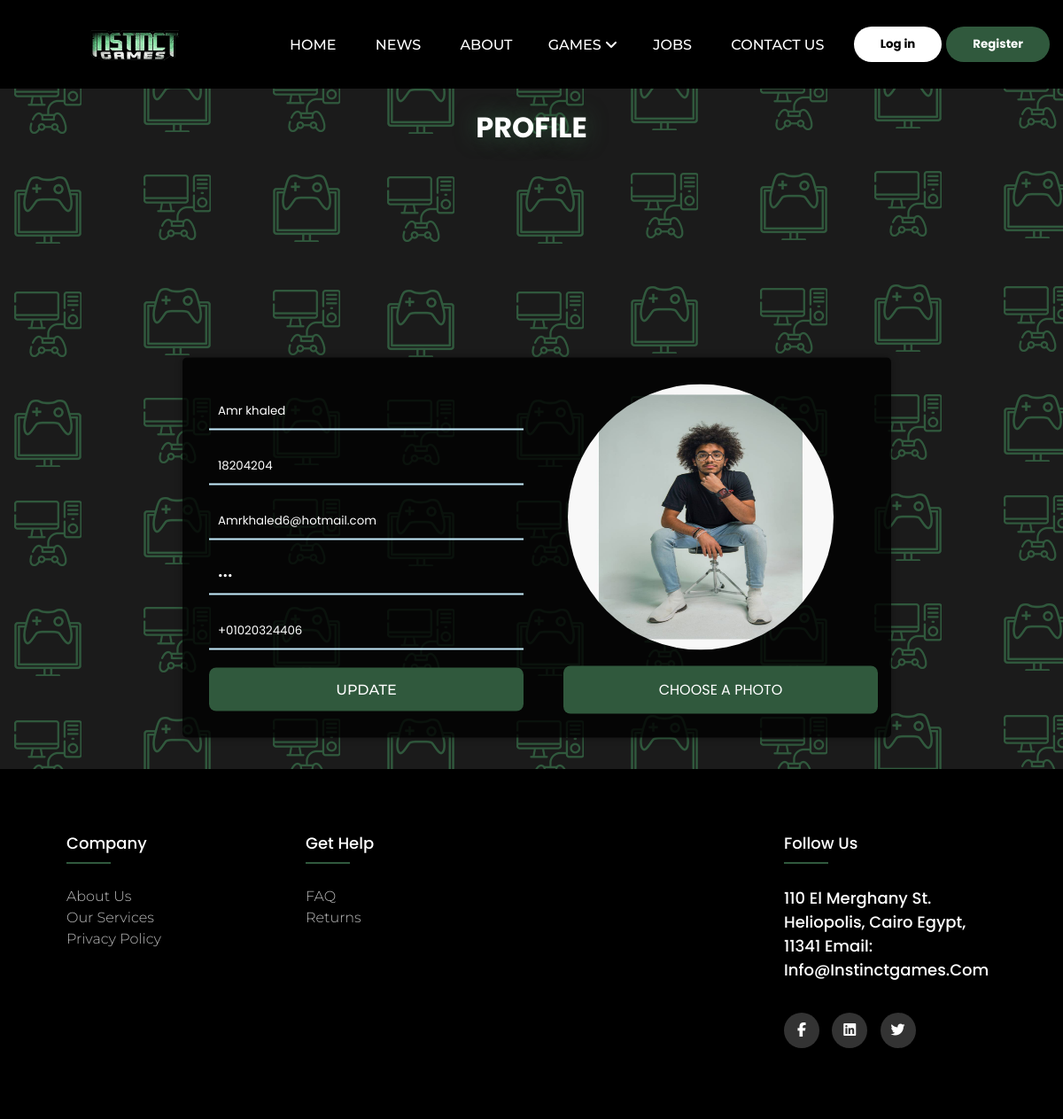
The app's page /MyProfile.php?id=1, older data.
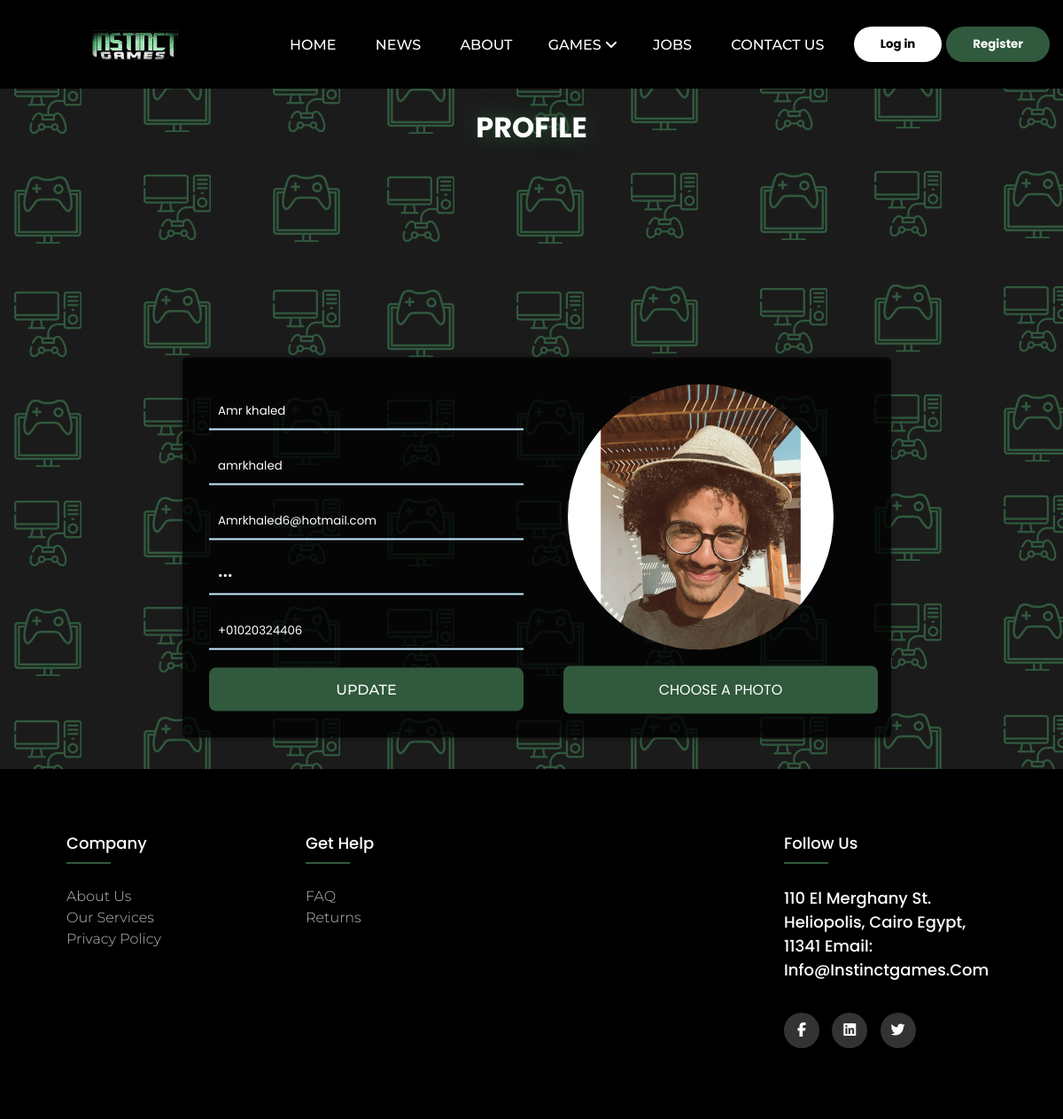
The same page, newer data.
### tables this page shows
CREATE TABLE `users` (
  `id` int(11) UNSIGNED NOT NULL,
  `user_name` text NOT NULL,
  `name` text NOT NULL,
  `email` text NOT NULL,
  `password` text NOT NULL,
  `phone` text NOT NULL,
  `image` text NOT NULL
);

### classes/User.php (called while the page is built, shortened)
<?php
class User {
    public static function viewSpecficUser($id) {
        $servername = "localhost";
        $username = "root";
        $password = "";
        $dbname = "instinct_games";
        $conn = mysqli_connect($servername,$username,$password,$dbname);
        $user_id = $id;
        $sql = "SELECT * FROM users WHERE id = '$user_id'";
        $result = mysqli_query($conn, $sql);
        $user = mysqli_fetch_assoc($result);
        return $user;
    }
}
?>

### MyProfile.php (the view, shortened to what this page needs)
<?php
include("classes/User.php");
if(isset($_GET['id'])) {
	$user_id = $_GET['id'];
	$user = User::viewSpecficUser($user_id);
} else {
	die("Not Logged In");
}
?>
<!DOCTYPE html>
<html lang="en">
<head>
	<link rel="stylesheet" href="layouts/css/style.css">
</head>
<body>
	<?php include("includes/nav.php");
    ?>
		<h1 class="ta-c heded" style="margin-top:20px; text-shadow:0 0 25px #30593D;">PROFILE</h1>
		<div class="pwrapper">
			<form action="MyProfile.php?id=<?php echo $user_id; ?>" method="POST" enctype="multipart/form-data">
				<div class="contact-form">
					<div class="input-fields">
						<input type="text" class="input" name="name" value="<?php echo $user['name']; ?> " autocomplete="off" placeholder="Name">
						<input type="text" class="input" name="username" value="<?php echo $user['user_name']; ?>" autocomplete="off" placeholder="Address">
						<input type="text" class="input" name="email" value="<?php echo $user['email']; ?>" autocomplete="off" placeholder="Email Address">
						<input type="password" class="input" name="password" value="<?php echo $user['password']; ?>" autocomplete="off" placeholder="Password">
						<input type="text" class="input" name="phoneno" value="<?php echo $user['phone']; ?>" autocomplete="off" placeholder="Phoneno">
						<label for="file" id="mfile"> Choose a photo </label>
						<div>
						<button type="submit" class="btnxx" name="update">Update</button>
						</div>
						</div>
							<img style="width:300px;height:300px; margin-left:20px;  border-radius:50%;" src="layouts/img/Users/<?php echo $user['image']; ?>">
							<br>
						</div>
					</div>
		<div class="footerrrr" style="margin-top:700px;">
			<?php include("includes/footer.php");
    ?>
		</div>
</body>
</html>

### includes/nav.php (shortened to what this page needs)
<head>
</head>
    <header>
        <div class="logo">
        <a href="index.php">
            <img class="" src="images/Bakaar.png" alt="logo">
            </a>
        </div>
        <nav>
            <ul class="nav_links">
                <li><a href="index.php">HOME</a></li>
                <li><a href="news1.php">NEWS</a></li>
                <li><a href="Aboutus.php">ABOUT</a></li>
                <div class="dropdown-menu">
               <button class="menu-btn">GAMES <i class="fas fa-angle-down"></i></button>
</div>
                <li><a href="Jobs.php">JOBS</a></li>
                <li><a href="Contact Us.php">CONTACT US</a></li>
            </ul>
        </nav>
        <?php
         if(empty($_SESSION['user_id'])) {
            print '
            <a href="signin.php"><input type="submit" class="button" value="Log in" name="submit"></a>
            <a href="signup.php"><input type="submit" class="Register-button" value="Register" name="submit"></a>
            ';
         }
        ?>
    </header>
    </html>

### includes/footer.php (shortened to what this page needs)
<footer>
	<div class="foter">
		<div class="footer_row">
			<div class="footer_col">
				<h4>Company</h4>
				<ul>
					<li><a href="Aboutus.php">about us</a></li>
					<li><a href="#">our services</a></li>
					<li><a href="#">privacy policy</a></li>
				</ul>
			</div>
			<div class="footer_col">
				<h4>Get help</h4>
				<ul>
					<li><a href="#">FAQ</a></li>
					<li><a href="index.php">returns</a></li>
				</ul>
			</div>
			<div class="footer_col">
			</div>
			<div class="footer_col">
				<h4>follow us</h4>
          <h5>
            110 El Merghany St.
            Heliopolis, Cairo
            Egypt, 11341
            Email: info@instinctgames.com
          </h5>
				<div class="social_links">
					<a href="https://www.facebook.com/InstinctGames/"><i class="fab fa-facebook-f"></i></a>
					<a href="https://www.linkedin.com/company/instinct-games"><i class="fab fa-linkedin"></i></a>
					<a href="https://twitter.com/instinctgames"><i class="fab fa-twitter"></i></a>
				</div>
			</div>
		</div>
	</div>
</footer>

### layouts/css/style.css (style rules this page uses)
* { margin: 0; padding: 0; box-sizing: border-box; }
body { background-color: #1b1b1b; color: white; box-sizing: border-box; }
li,a,button { font-family: "Montserrat",sans-serif; font-weight: 500; font-size: 16px; color: white; text-decoration: none; }
header { display: flex; justify-content: space-between; align-items: center; padding: 30px 10px; height: 100px; background-color: black; }
.logo { cursor:pointer; width: 300px; height: 100%; text-align: center; }
.logo img { width: 100px; height: 100%; }
nav { width:60%; margin: 0 auto; text-align: center; }
.nav_links { list-style: none; }
.nav_links li { display: inline-block; padding: 0px 20px; }
.nav_links li a { transition: all 0.3s ease 0s; }
.button { padding:10px 30px; background-color: white; color: black; border: none; border-radius: 30px; cursor:pointer ; font-weight: bold; transition: all 0.3s ease 0s; }
.Register-button { padding:10px 30px; border-radius: 30px; margin: 5px; border:none; color:white; font-weight: bold; background-color: #30593D; cursor:pointer; }
.ta-c { text-align: center; }
.heded { text-shadow: 0 0 15px white; }
#contact .contact-info, .contact-form { flex: 1; }

### MyProfile.php (style rules this page uses)
* { margin: 0; padding: 0; box-sizing: border-box; outline: none; font-family: 'Poppins', sans-serif; }
body { height: 100%; background-image: url('layouts/img/BG.png'); }
.pwrapper { position: absolute; top: 48.9%; left: 50.5%; transform: translate(-50%, -50%); width: 100%; max-width: 800px; background: rgba(0, 0, 0, 0.8); padding: 30px; border-radius: 5px; box-shadow: 0 0 10px rgba(0, 0, 0, 0.3); }
.contact-form { display: flex; }
.input-fields { display: flex; flex-direction: column; margin-right: 4%; }
.input-fields, .msg { width: 48%; }
.input-fields .input, .msg textarea { margin: 10px 0; background: transparent; border: 0px; border-bottom: 2px solid #c5ecfd; padding: 10px; color: #fff; width: 100%; }
.btnxx { background: #30593D; text-align: center; padding: 15px; border-radius: 8px; color: #fff; cursor: pointer; text-transform: uppercase; width: 355px; margin-top: 10px; border:none; }
label { background: #30593D; text-align: center; padding: 15px ; border-radius: 8px; color: #fff; cursor: pointer; text-transform: uppercase; width: 355px; position:absolute; right: 15px; bottom: 27px; }

### includes/nav.php (style rules this page uses)
.menu-btn { background-color: #000; color: white; padding: 16px; font-family: "Montserrat",sans-serif;; border: none; }
.dropdown-menu { position: relative; display: inline-block; }

### includes/footer.php (style rules this page uses)
* { margin: 0; padding: 0; box-sizing: border-box; }
body { line-height: 1.5; font-family: 'Poppins', sans-serif; }
footer { left:0px; bottom:0px; flex-shrink: 0; width: 100%; background-color: black; padding: 70px 0; margin-top: 50px; }
.foter { width: 90%; margin: auto; }
.footer_row { display: flex; flex-wrap: wrap; }
.footer_col { width: 25%; padding: 0 15px; }
.footer_col ul { list-style: none; }
.footer_col h4 { font-size: 18px; color: #ffffff; text-transform: capitalize; margin-bottom: 35px; font-weight: 500; position: relative; }
.footer_col h5 { font-size: 18px; color: #ffffff; text-transform: capitalize; margin-bottom: 35px; font-weight: 500; position: relative; }
.footer_col h4::before { content: ''; position: absolute; left: 0; bottom: -10px; background-color: #30593D; height: 2px; box-sizing: border-box; width: 50px; }
.footer_col ul li a { font-size: 16px; text-transform: capitalize; color: #ffffff; text-decoration: none; font-weight: 300; color: #bbbbbb; display: block; transition: all 0.3s ease; }
.footer_col .social_links a { display: inline-block; height: 40px; width: 40px; background-color: rgba(255,255,255,0.2); margin: 0 10px 10px 0; text-align: center; line-height: 40px; border-radius: 50%; color: #ffffff; transition: all 0.5s ease; }

Row changes from the older to the newer data that the page shows:
changed users "Amr khaled": username "18204204" → "amrkhaled"; image: a different picture
